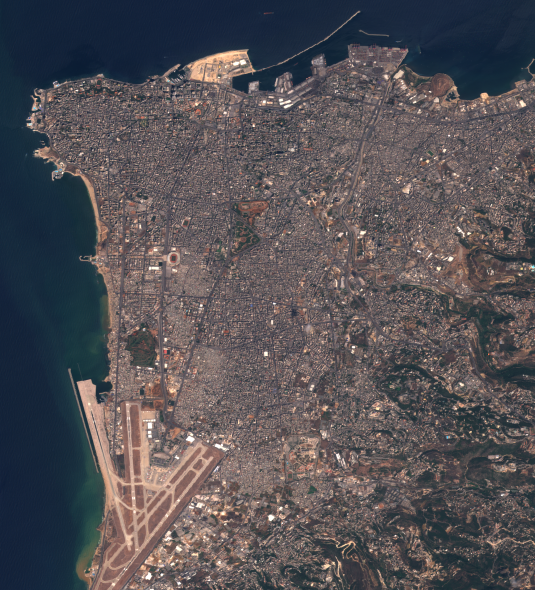
%> input picture cd_datasets/OSCD/Onera Satellite Change Detection dataset - Images/beirut/pair/img1.png, 1070 x 1180 px (shown at 1/2 size)
$ octave CreateMatFiles.m   (GNU Octave 9; MATLAB toolbox functions it lacks are replaced by stand-ins)
%> lines starting %> are read from the running program, lines starting %| are printed output that depends on the picture; in (x1, y1, x2, y2) boxes, pixels count from 0 and x2, y2 are one past the last pixel; in counts of white or black regions, pixels touching at a corner belong together; the program's own positions count from 1
% This script will generate mat files of rgb images of OSCD dataset
clear all;
close all;
clc;

ImageNames = ["aguasclaras","bercy","bordeaux","nantes","paris","rennes","saclay_e","abudhabi","cupertino","pisa","beihai","hongkong","beirut","mumbai","brasilia","montpellier","norcia","rio","saclay_w","valencia","dubai","lasvegas","milano","chongqing"];

for i = 1:1:length(ImageNames)
    ImageName = ImageNames(i);
    ImageDir = strcat("./Onera Satellite Change Detection dataset - Images/", ImageName, "/pair/");
    Img1 = imread(ImageDir+"img1.png");
%> Img1 is the input picture: size 1180x1070x3 uint8; mean R, G, B 85, 81.3, 85.2
    Img2 = imread(ImageDir+"img2.png");
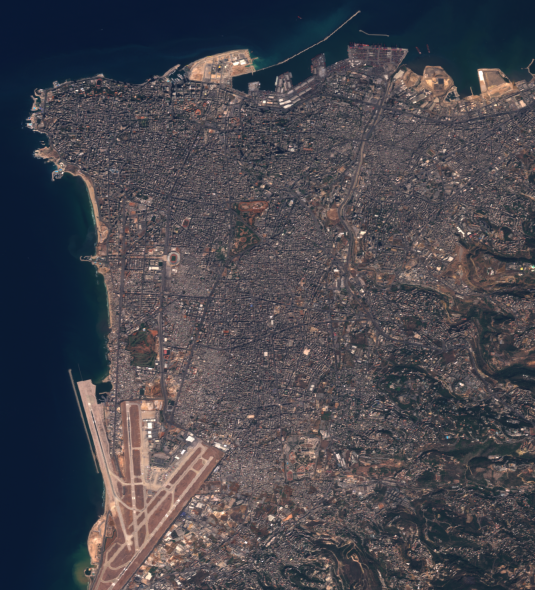
%> input picture cd_datasets/OSCD/Onera Satellite Change Detection dataset - Images/beirut/pair/img2.png, 1070 x 1180 px (shown at 1/2 size)
%> Img2 is the input picture: size 1180x1070x3 uint8; mean R, G, B 71.8, 70.2, 77.2

    [h, w, ~] = size(Img1);
%> h = 1180; w = 1070

    w = min(w, h);
    h = min(w, h);
%> h = 1070

    preChangeImage = double(imresize(Img1, [w, h]));
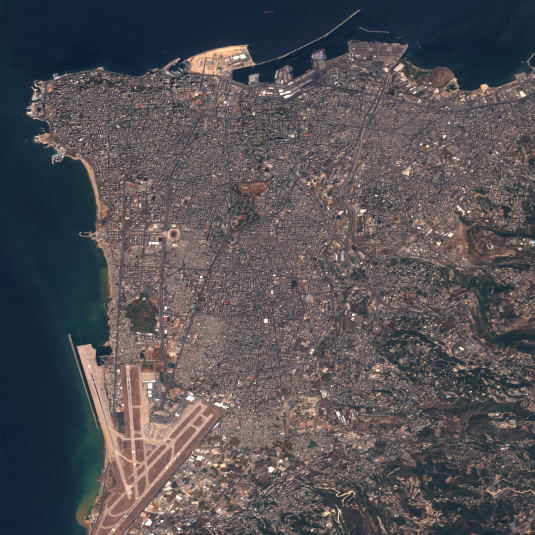
%> preChangeImage: size 1070x1070x3 double (shown at 1/2 size); mean R, G, B 85, 81.3, 85.2
    postChangeImage = double(imresize(Img2, [w, h]));
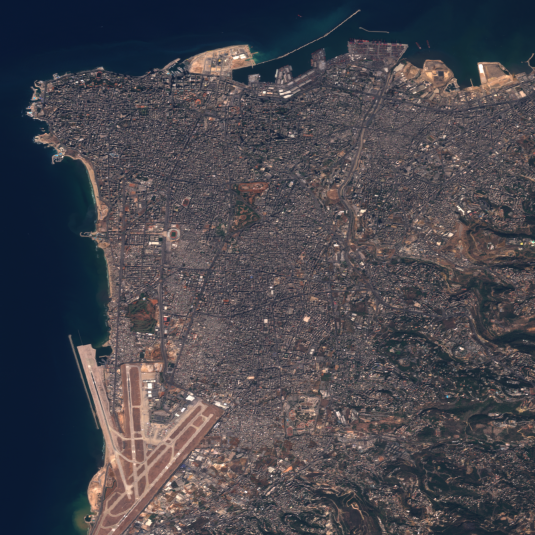
%> postChangeImage: size 1070x1070x3 double (shown at 1/2 size); mean R, G, B 71.8, 70.2, 77.2


    LabelDir = strcat("./Onera Satellite Change Detection dataset - Labels/",ImageName,"/cm/", "cm.png");
    Label = imread(LabelDir);
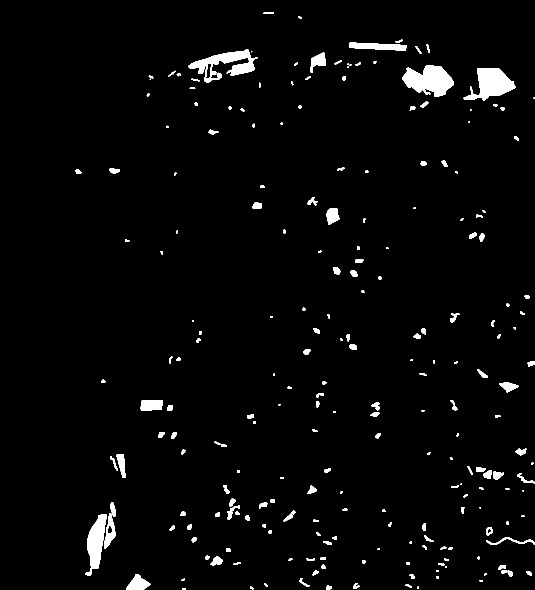
%> input picture cd_datasets/OSCD/Onera Satellite Change Detection dataset - Labels/beirut/cm/cm.png, 1070 x 1180 px (shown at 1/2 size)
%> Label is the input picture: size 1180x1070x3 uint8; 2.7% white; 225 white regions (24 under 20 px), largest, box (x1, y1, x2, y2) and area: (804, 131, 908, 194) 4200, (927, 136, 1032, 202) 3676, (376, 98, 516, 165) 3551
    if size(Label,3)==3
        Label = double(Label(:,:,1));
    end
    Label = double(imresize(Label, [w, h], 'nearest'))./255;
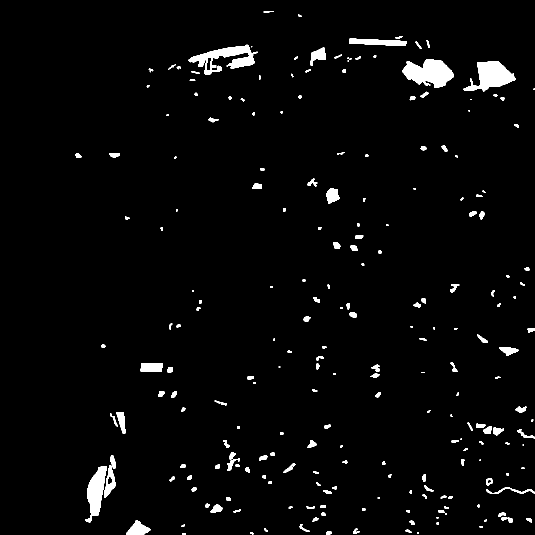
%> Label: size 1070x1070 double (shown at 1/2 size); values 0 (black) and 1 (white), 2.7% white; 225 white regions (32 under 20 px), largest, box (x1, y1, x2, y2) and area: (804, 119, 908, 176) 3798, (927, 123, 1032, 183) 3343, (376, 89, 516, 150) 3232
    save("./ImagesMat/"+ImageName+".mat", 'preChangeImage', 'postChangeImage', 'Label');
end
